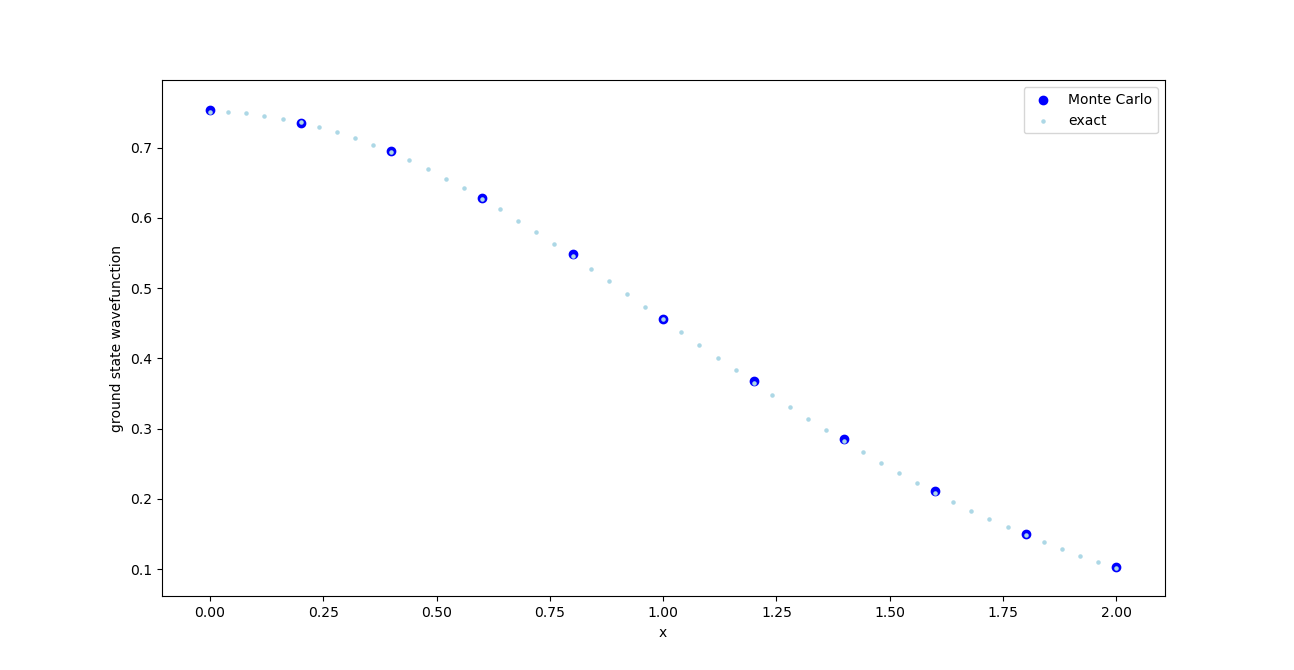

Recreate this plot in Python.
import sys
import numpy as np
import matplotlib.pyplot as plt

# This script will use the first data found in the first file provided.

file = open(sys.argv[1])
read = False

coord = []
wave_func = []
for line in file:
    splitted = line.split()
    if read :
        if(len(splitted) == 0) :
            break
        coord.append(float(splitted[0]))
        wave_func.append(float(splitted[1]))
    elif len(splitted) == 0 :
        continue
    elif splitted[0] == "mass" :
        mass = float(splitted[2])
    elif splitted[0] == "frequency" :
        freq = float(splitted[2])
    elif line == "Ground state wavefunction:\n" :
        read = True
        continue

sample_x = np.linspace(min(coord), max(coord), 4*len(coord))
def psi_0(x) :
    return (mass*freq/np.pi)**0.25*np.exp(-mass*freq*x*x/2.)
exact_wave_func = [psi_0(x) for x in sample_x]

plt.close()
plt.scatter(coord, wave_func, color = "blue",
            label = "Monte Carlo")
plt.scatter(sample_x, exact_wave_func, color = "lightblue", s = 5,
            label = "exact")
plt.xlabel("x")
plt.ylabel("ground state wavefunction")
plt.legend(loc = "upper right")
plt.show()
